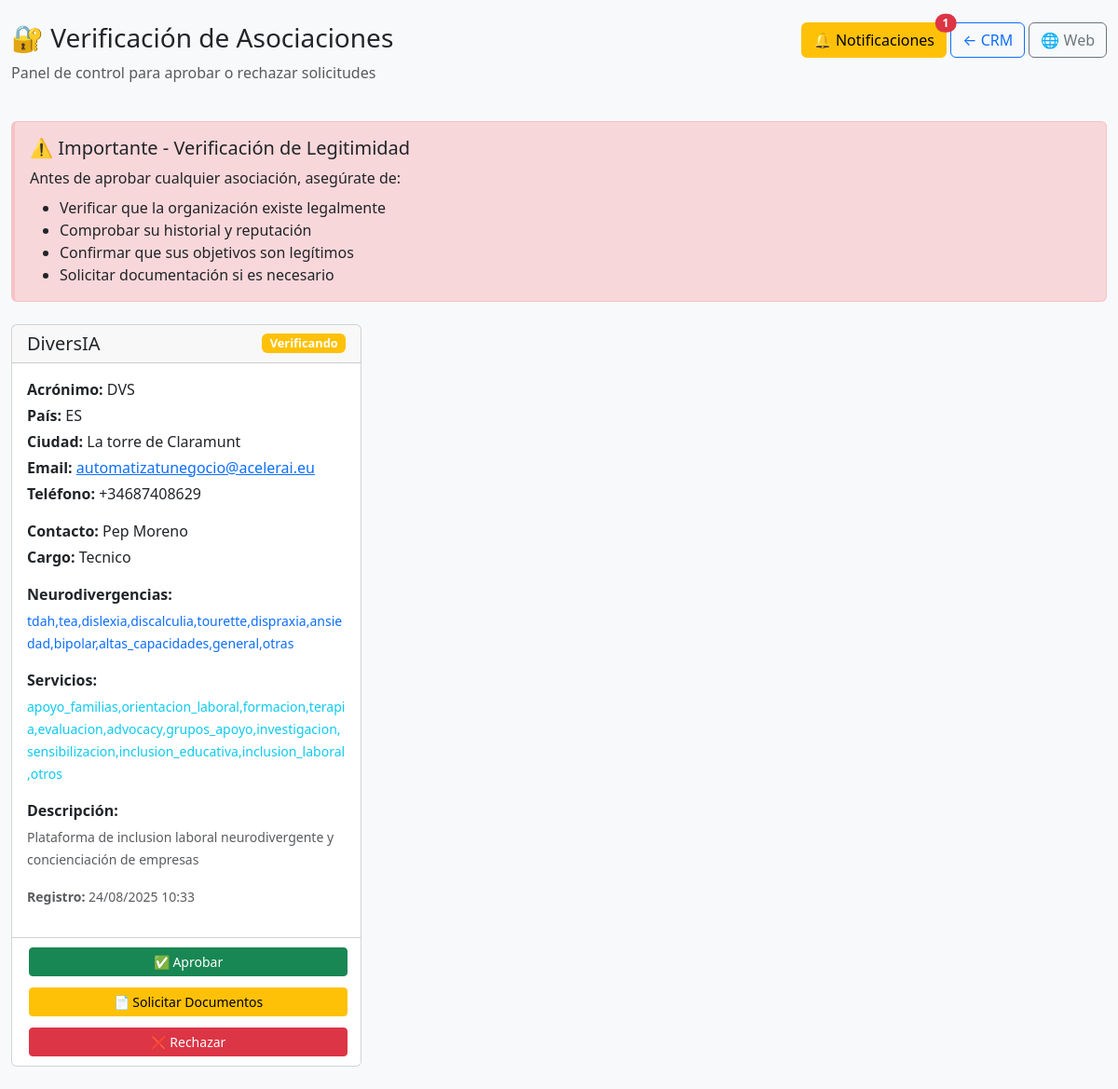
The app's page /admin/verificar-asociaciones (signed in) with its own data.
### models.py (models this page shows, shortened)
class Asociacion(db.Model):
    __tablename__ = 'asociaciones'
    id = db.Column(db.Integer, primary_key=True)
    nombre_asociacion = db.Column(db.String(200), nullable=False)
    acronimo = db.Column(db.String(20), nullable=True)
    pais = db.Column(db.String(10), nullable=False)
    otro_pais = db.Column(db.String(100), nullable=True)
    tipo_documento = db.Column(db.String(100), nullable=False)
    numero_documento = db.Column(db.String(50), nullable=False)
    descripcion_otro_documento = db.Column(db.Text, nullable=True)
    neurodivergencias_atendidas = db.Column(db.Text, nullable=True)
    servicios = db.Column(db.Text, nullable=True)
    certificaciones = db.Column(db.Text, nullable=True)
    ciudad = db.Column(db.String(100), nullable=False)
    direccion = db.Column(db.Text, nullable=True)
    telefono = db.Column(db.String(20), nullable=True)
    email = db.Column(db.String(120), nullable=False)
    sitio_web = db.Column(db.String(200), nullable=True)
    descripcion = db.Column(db.Text, nullable=True)
    años_funcionamiento = db.Column(db.Integer, nullable=True)
    numero_socios = db.Column(db.Integer, nullable=True)
    contacto_nombre = db.Column(db.String(150), nullable=True)
    contacto_cargo = db.Column(db.String(100), nullable=True)
    ip_solicitud = db.Column(db.String(45), nullable=True)
    user_agent = db.Column(db.String(500), nullable=True)
    estado = db.Column(db.String(20), default='pendiente')
    created_at = db.Column(db.DateTime, default=datetime.utcnow, index=True)
    updated_at = db.Column(db.DateTime, default=datetime.utcnow, onupdate=datetime.utcnow)

### routes_simple.py (the view)
@app.route('/admin/verificar-asociaciones')
def verificar_asociaciones():
    from flask import session, redirect
    if 'admin_ok' not in session or not session.get('admin_ok'):
        flash('Acceso restringido. Inicia sesión como administrador.', 'error')
        return redirect('/admin/login-new')
    from models import Asociacion, NotificationBackup
    asociaciones_pendientes = Asociacion.query.filter(
        Asociacion.estado.in_(['verificando_documentacion', 'pendiente', 'documentos_requeridos'])
    ).order_by(Asociacion.created_at.desc()).all()
    try:
        notifications = NotificationBackup.query.filter_by(
            tipo='asociacion_registro',
            estado='pendiente'
        ).all()
        for notification in notifications:
            notification.mark_as_read()
        if notifications:
            db.session.commit()
            print(f"✅ {len(notifications)} notificaciones marcadas como leídas")
    except Exception as e:
        print(f"⚠️ Error marcando notificaciones: {e}")
    notificaciones_pendientes = NotificationBackup.query.filter_by(
        tipo='asociacion_registro',
        estado='pendiente'
    ).count()
    return render_template('admin/verificar-asociaciones.html',
                         asociaciones=asociaciones_pendientes,
                         notificaciones_pendientes=notificaciones_pendientes)

### app.py (called while the page is built)
@app.after_request
def after_request(response):
    response.headers['X-Content-Type-Options'] = 'nosniff'
    response.headers['X-Frame-Options'] = 'DENY'
    response.headers['X-XSS-Protection'] = '1; mode=block'
    response.headers['Content-Security-Policy'] = "default-src 'self' 'unsafe-inline' 'unsafe-eval' https://cdn.jsdelivr.net https://cdnjs.cloudflare.com; img-src 'self' data: https:;"
    return response

### models.py (called while the page is built)
    def mark_as_read(self):
        self.estado = 'leido'
        self.read_at = datetime.utcnow()

### templates/admin/verificar-asociaciones.html (shortened to what this page needs)
<!DOCTYPE html>
<html lang="es">
<head>
    <link href="https://cdn.jsdelivr.net/npm/bootstrap@5.3.0/dist/css/bootstrap.min.css" rel="stylesheet">
</head>
<body class="bg-light">
    <div class="container-fluid mt-4">
        <div class="row mb-4">
            <div class="col-md-8">
                <h1 class="h3">🔐 Verificación de Asociaciones</h1>
                <p class="text-muted">Panel de control para aprobar o rechazar solicitudes</p>
            </div>
            <div class="col-md-4 text-end">
                <a href="/admin/notificaciones-pendientes" class="btn btn-warning position-relative">
                    🔔 Notificaciones
                    {% if notificaciones_pendientes > 0 %}
                        <span class="position-absolute top-0 start-100 translate-middle badge rounded-pill bg-danger">
                            {{ notificaciones_pendientes }}
                        </span>
                    {% endif %}
                </a>
                <a href="/crm-minimal" class="btn btn-outline-primary">← CRM</a>
                <a href="/" class="btn btn-outline-secondary" target="_blank">🌐 Web</a>
            </div>
        </div>
        <div class="alert alert-security mb-4">
            <h5 class="alert-heading">⚠️ Importante - Verificación de Legitimidad</h5>
            <p class="mb-2">Antes de aprobar cualquier asociación, asegúrate de:</p>
            <ul class="mb-0">
                <li>Verificar que la organización existe legalmente</li>
                <li>Comprobar su historial y reputación</li>
                <li>Confirmar que sus objetivos son legítimos</li>
                <li>Solicitar documentación si es necesario</li>
            </ul>
        </div>
        {% if asociaciones %}
            <div class="row">
                {% for asociacion in asociaciones %}
                <div class="col-md-6 col-lg-4 mb-4">
                    <div class="card card-asociacion h-100">
                        <div class="card-header d-flex justify-content-between align-items-center">
                            <h5 class="mb-0">{{ asociacion.nombre_asociacion }}</h5>
                            {% if asociacion.estado == 'verificando_documentacion' %}
                                <span class="badge bg-warning badge-estado">Verificando</span>
                            {% elif asociacion.estado == 'documentos_requeridos' %}
                                <span class="badge bg-info badge-estado">Docs Pendientes</span>
                            {% else %}
                                <span class="badge bg-secondary badge-estado">{{ asociacion.estado|title }}</span>
                            {% endif %}
                        </div>
                        <div class="card-body">
                            <div class="mb-3">
                                {% if asociacion.acronimo %}
                                    <p class="mb-1"><strong>Acrónimo:</strong> {{ asociacion.acronimo }}</p>
                                {% endif %}
                                <p class="mb-1"><strong>País:</strong> {{ asociacion.pais }}</p>
                                <p class="mb-1"><strong>Ciudad:</strong> {{ asociacion.ciudad }}</p>
                                <p class="mb-1"><strong>Email:</strong>
                                    <a href="mailto:{{ asociacion.email }}">{{ asociacion.email }}</a>
                                </p>
                                {% if asociacion.telefono %}
                                    <p class="mb-1"><strong>Teléfono:</strong> {{ asociacion.telefono }}</p>
                                {% endif %}
                            </div>
                            <div class="mb-3">
                                <p class="mb-1"><strong>Contacto:</strong> {{ asociacion.contacto_nombre }}</p>
                                {% if asociacion.contacto_cargo %}
                                    <p class="mb-1"><strong>Cargo:</strong> {{ asociacion.contacto_cargo }}</p>
                                {% endif %}
                            </div>
                            {% if asociacion.neurodivergencias_atendidas %}
                                <div class="mb-3">
                                    <p class="mb-1"><strong>Neurodivergencias:</strong></p>
                                    <small class="text-primary">{{ asociacion.neurodivergencias_atendidas }}</small>
                                </div>
                            {% endif %}
                            {% if asociacion.servicios %}
                                <div class="mb-3">
                                    <p class="mb-1"><strong>Servicios:</strong></p>
                                    <small class="text-info">{{ asociacion.servicios }}</small>
                                </div>
                            {% endif %}
                            {% if asociacion.descripcion %}
                                <div class="mb-3">
                                    <p class="mb-1"><strong>Descripción:</strong></p>
                                    <small class="text-muted">{{ asociacion.descripcion[:100] }}{% if asociacion.descripcion|length > 100 %}...{% endif %}</small>
                                </div>
                            {% endif %}
                            <div class="mb-3">
                                <small class="text-muted">
                                    <strong>Registro:</strong> {{ asociacion.created_at.strftime('%d/%m/%Y %H:%M') }}
                                </small>
                            </div>
                        </div>
                        <div class="card-footer bg-white">
                            <div class="d-grid gap-2">
                                <form action="/admin/asociacion/{{ asociacion.id }}/aprobar" method="POST"
                                      onsubmit="return confirm('¿Estás seguro de aprobar esta asociación?')" class="d-inline">
                                    <button type="submit" class="btn btn-success btn-sm w-100 btn-action">
                                        ✅ Aprobar
                                    </button>
                                </form>
                                {% if asociacion.estado != 'documentos_requeridos' %}
                                <form action="/admin/asociacion/{{ asociacion.id }}/solicitar-documentos" method="POST" class="d-inline">
                                    <button type="submit" class="btn btn-warning btn-sm w-100 btn-action">
                                        📄 Solicitar Documentos
                                    </button>
                                </form>
                                {% else %}
                                <button class="btn btn-outline-warning btn-sm w-100 btn-action" disabled>
                                    📄 Documentos Solicitados
                                </button>
                                {% endif %}
                                <button type="button" class="btn btn-danger btn-sm w-100 btn-action"
                                        onclick="rechazarAsociacion({{ asociacion.id }}, '{{ asociacion.nombre_asociacion }}')">
                                    ❌ Rechazar
                                </button>
                            </div>
                        </div>
                    </div>
                </div>
                {% endfor %}
            </div>
        {% endif %}
    </div>
</body>
</html>

### templates/admin/verificar-asociaciones.html (style rules this page uses)
.alert-security { border-left: 4px solid #dc3545; background: #f8d7da; border-color: #f5c2c7; }
.card-asociacion { transition: transform 0.2s; }
.badge-estado { font-size: 0.8rem; }
.btn-action { margin: 2px; }

### records on screen
Asociacion: nombre_asociacion "DiversIA", shows "Verificando", acronimo "DVS", pais "ES", ciudad "La torre de Claramunt", email "automatizatunegocio@acelerai.eu", telefono "+34687408629", contacto_nombre "Pep Moreno", contacto_cargo "Tecnico", neurodivergencias_atendidas "tdah,tea,dislexia,discalculia,tourette,dispraxia,ansiedad,bipolar,altas_capacidades,general,otras", servicios "apoyo_familias,orientacion_laboral,formacion,terapia,evaluacion,advocacy,grupos_apoyo,investigacion,sensibilizacion,inclusion_educativa,inclusion_laboral,otros", descripcion "Plataforma de inclusion laboral neurodivergente y concienciación de empresas", created_at "24/08/2025 10:33"

### other values on screen
{{ notificaciones_pendientes }} "1"
